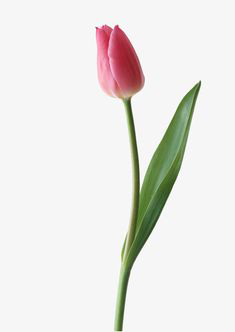
//> input picture tulip.png, 235 x 332 px
$ ./트랙바사용이진화   (built with g++ and OpenCV 4)
//> lines starting //> are read from the running program, lines starting //| are printed output that depends on the picture; after the words box and inside, x2 and y2 are one past the last pixel; in counts of white or black regions, pixels touching at a corner belong together
#include <opencv2/opencv.hpp>
#include <iostream>
using namespace std;
using namespace cv;

Mat src, src_gray, dst;
int threshold_value = 0;
int threshold_type = 0;

void Threshold_Demo(int, void*)
{
    threshold(src_gray, dst, threshold_value, 255, threshold_type);
    imshow("결과영상", dst);
}

int main()
{
    src = imread("C:/DevCpp/OpenCVex/tulip.png");
//> src is the input picture: 332 rows x 235 cols, CV_8UC3; mean B, G, R 229, 232.3, 233.6
    cvtColor(src, src_gray, CV_BGR2GRAY);
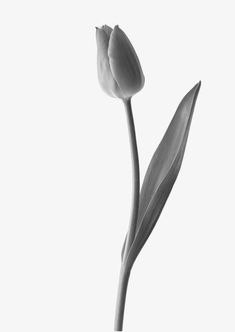
//> src_gray: 332 rows x 235 cols, CV_8UC1; min 44, max 255, mean 232.3
    namedWindow("결과영상", CV_WINDOW_AUTOSIZE);

    createTrackbar("임계값", "결과영상", &threshold_value, 255, Threshold_Demo);
//> slider '임계값' is set to 85

    Threshold_Demo(0, 0);
//> in Threshold_Demo, `threshold(src_gray, dst, threshold_value, 255, threshold_type);`:
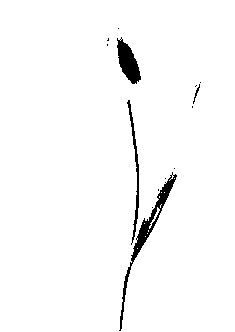
//> dst: 332 rows x 235 cols, CV_8UC1; 97.5% white; 14 black regions (10 under 20 px), largest, box (x1, y1, x2, y2) and area: (119, 172, 177, 331) 896, (117, 37, 141, 84) 610, (127, 100, 139, 245) 361, (193, 84, 200, 104) 32

    while (true)
    {
        int c;
        c = waitKey(20);
//> the Esc key is pressed
        // 27 means ESC key
        if ((char)c == 27)
        {
            break;
        }
    }

    return 0;
}

$ run again, with apple.png copied over tulip.png
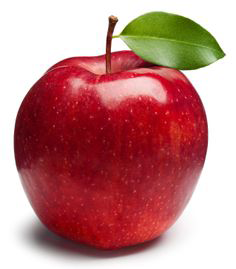
//> input picture apple.png, 236 x 269 px
//> src is the input picture: 269 rows x 236 cols, CV_8UC3; mean B, G, R 133, 134, 192.4
//> `cvtColor(src, src_gray, CV_BGR2GRAY);`:
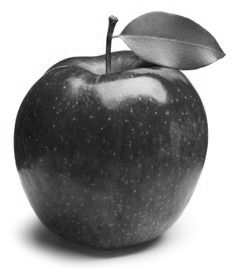
//> src_gray: 269 rows x 236 cols, CV_8UC1; min 10, max 255, mean 151.3
//> in Threshold_Demo, `threshold(src_gray, dst, threshold_value, 255, threshold_type);`:
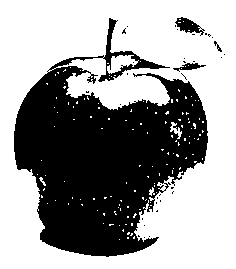
//> dst: 269 rows x 236 cols, CV_8UC1; 60.6% white; 35 black regions (31 under 20 px), largest, box (x1, y1, x2, y2) and area: (14, 18, 208, 257) 24524, (175, 17, 205, 36) 263, (173, 63, 206, 72) 124, (214, 41, 222, 52) 30
